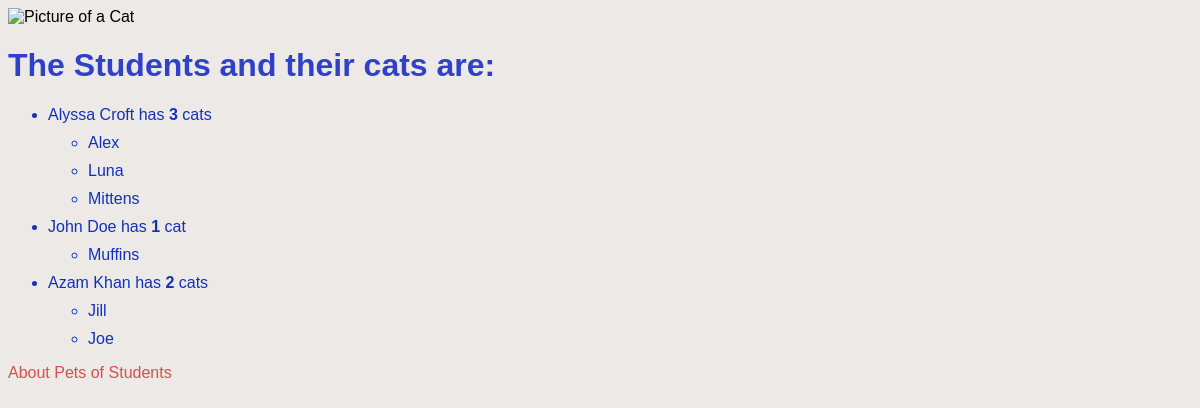
The page / on the database its author committed.
### pets_for_students/models.py (models this page shows, shortened)
class Student(models.Model):
    first_name = models.CharField(max_length=30, unique=True)
    last_name = models.CharField(max_length=30, unique=True)
    number_of_cats = models.PositiveSmallIntegerField(default=0)
    def __str__(self):
        return f"{self.first_name} {self.last_name}"

class Cat(models.Model):
    students = models.ForeignKey(Student, on_delete=models.CASCADE)
    name = models.CharField(max_length=128, unique=True)
    def __str__(self):
        return self.name

### pets_for_students/views.py (the view)
# urls.py: path('', views.index, name='index'),
def index(request):
    students_list = Student.objects.order_by('last_name', 'first_name')
    cats_list = Cat.objects.order_by('name')
    context_dict = {}
    context_dict['boldmessage'] = 'bold!'
    context_dict['students'] = students_list
    context_dict['cats'] = cats_list
    return render(request, 'pets_for_students/index.html', context=context_dict)

### templates/pets_for_students/index.html (shortened to what this page needs)
<!DOCTYPE html>
{% load staticfiles %}
<html>
    <head>
    </head>
    <body>
        <div>
            <img src="{% static 'images/cat.png' %}"
                alt="Picture of a Cat" />
        </div>
        <h1>The Students and their cats are:</h1>
        <div>
            <ul>
                {% for student in students %}
                <li>{{student}} has <strong>{{student.number_of_cats}}</strong> cat{% if student.number_of_cats != 1 %}s{% endif %}</li>
                <ul>
                {% for cat in cats %}
                    {% if cat.students == student %}
                        <li>{{ cat }}</li>
                    {% endif %}
                {% endfor %}
                </ul>
            {% endfor %}
                </div>
        <div>
            <a href="/pets_for_students/pets/">About Pets of Students</a><br />
        </div>
    </body>
</html>

### templates/pets_for_students/index.html (style rules this page uses)
body { font-family: Arial, sans-serif; background-color: #ece9e6; margin: 20; padding: 20; }
h1 { color: #3140c9; }
img { width: 200px; height: auto; }
ul { color: #1032bb; padding: 20; }
li { margin-bottom: 10px; }
a { color: #d74e4e; text-decoration: none; }

### rows shown on the page
Student: first_name+last_name "Alyssa Croft", number_of_cats "3"
Cat: name "Alex"
Cat: name "Luna"
Cat: name "Mittens"
Student: first_name+last_name "John Doe", number_of_cats "1"
Cat: name "Muffins"
Student: first_name+last_name "Azam Khan", number_of_cats "2"
Cat: name "Jill"
Cat: name "Joe"
